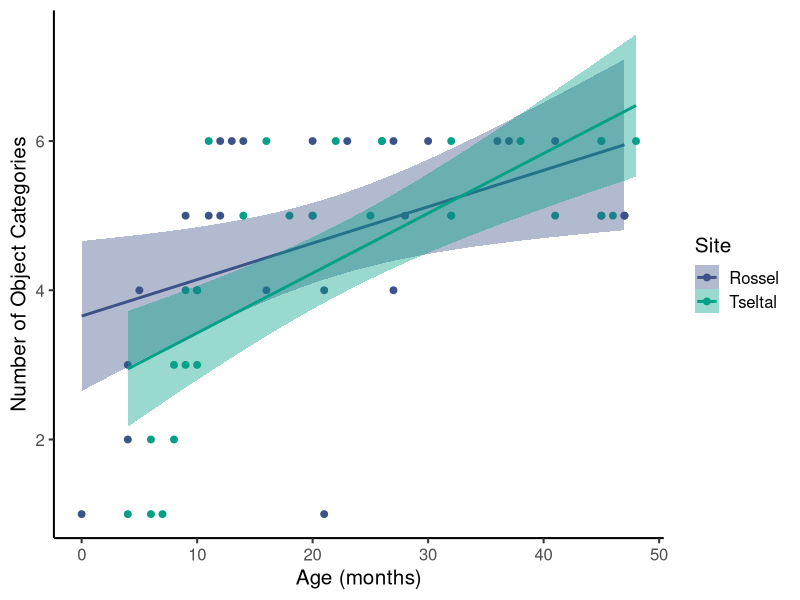
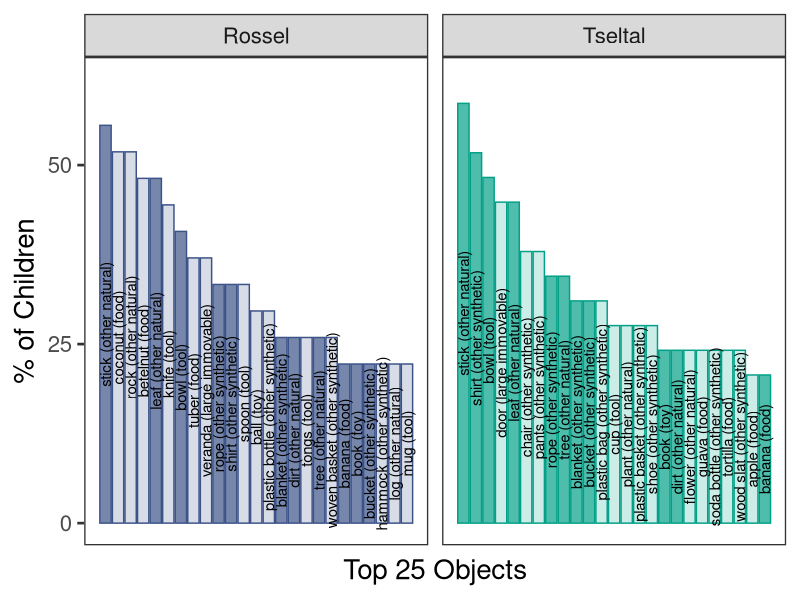
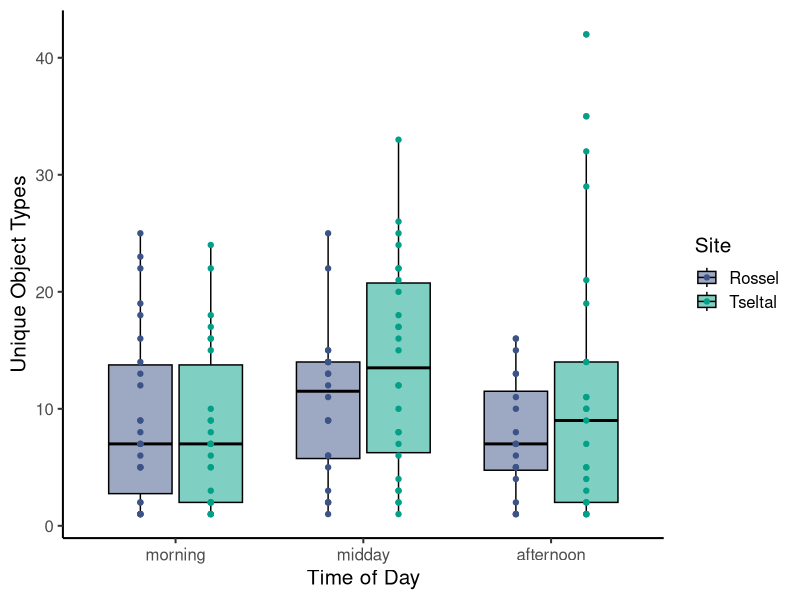
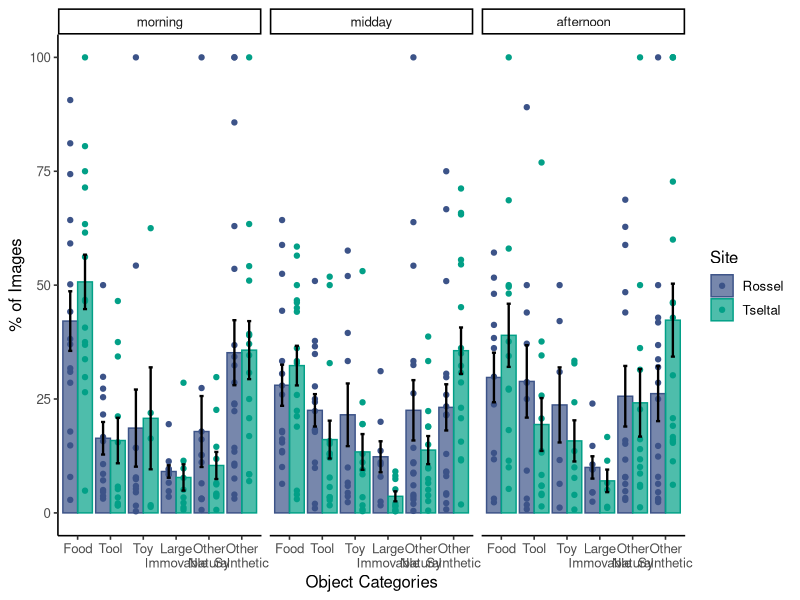
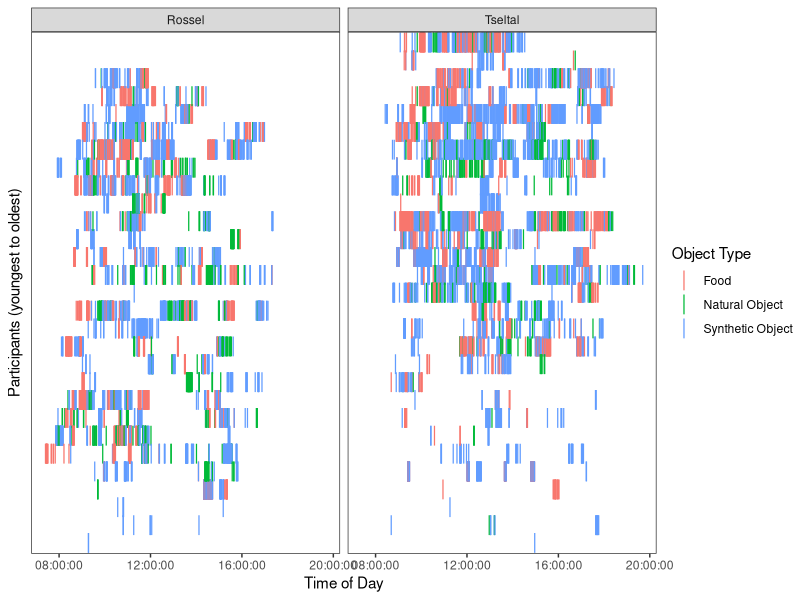
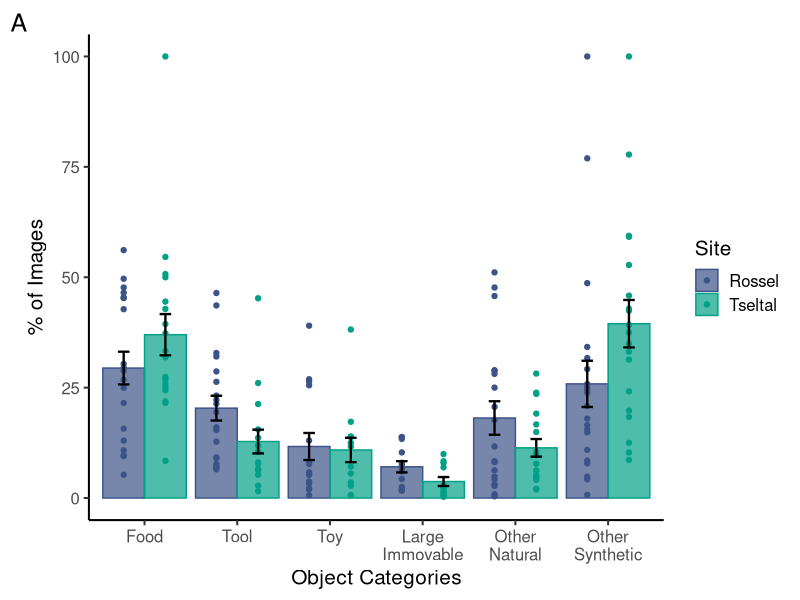
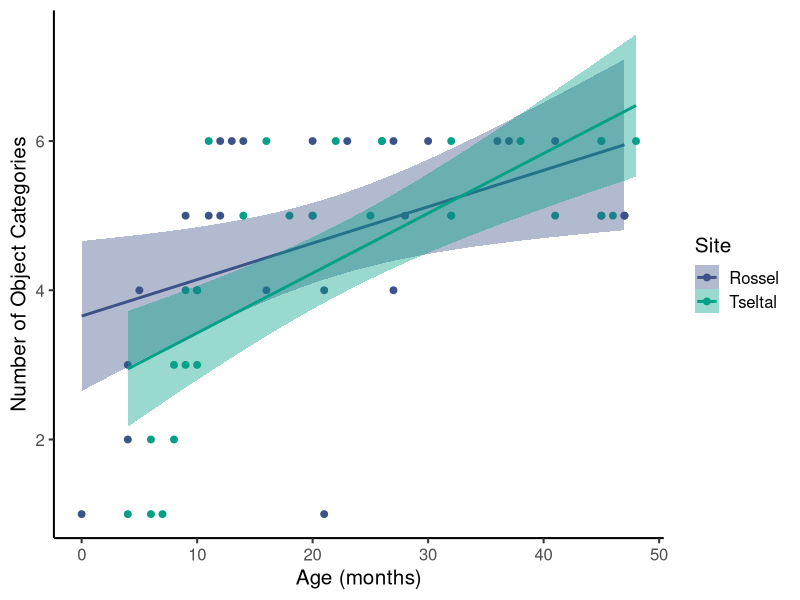
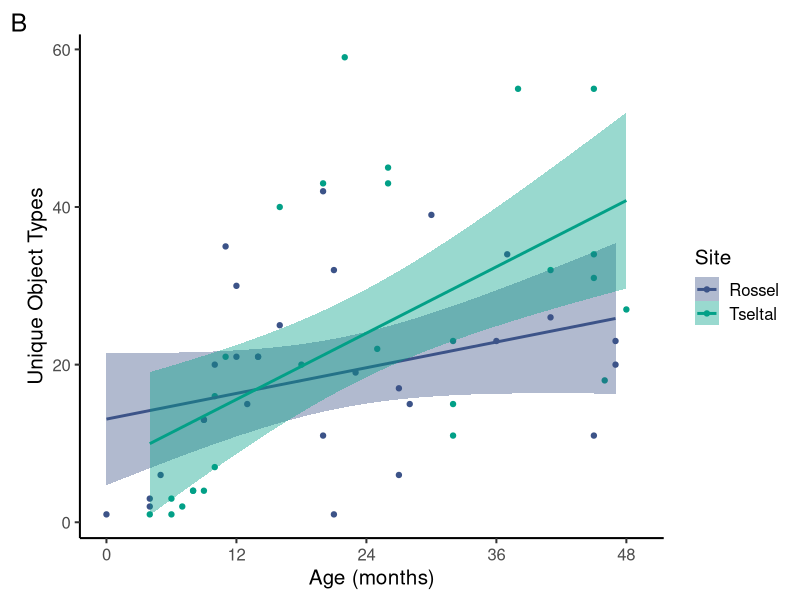

Reproduce these figures in R, in order. (Note: this script raises an error after producing the figures.)
library(tidyverse)
library(ggpubr)
library(lubridate)
library(viridis)

data <- read_csv("../data/usable.data_20220106.csv") %>%
  mutate(object = ifelse(object %in% c("croc shoe", "flip flop", "sneaker", "flat shoe"), 
                         "shoe", object), 
    hour = hour(timestamp), 
    tod = case_when(
      hour < 11 ~ "morning", 
      hour >= 11 & hour <= 13 ~ "midday", 
      hour > 13 ~ "afternoon"), 
    tod = factor(tod, levels = c("morning", "midday", "afternoon")))
site_colors <- c("Rossel" = "#3C5388", 
                 "Tseltal" = "#02A087")

# categories --------------------------------------------------------------
category_counts <- data %>%
  group_by(age, object_type, site) %>%
  summarize(n_category = n()) %>%
  distinct() %>%
  ungroup() %>% 
  group_by(age, site) %>%
  summarize(n_images = sum(n_category), 
            n_category = n_category, 
            prop = n_category/n_images, 
            object_type = object_type) %>%
  distinct() %>%
  mutate(object_type = factor(object_type, 
                              levels = c("Food", "Tool", "Toy", 
                                         "Large Immovable",
                                         "Other Natural Object",
                                        "Other Synthetic Object"),
                              labels = c("Food", "Tool", "Toy", 
                                         "Large\nImmovable",
                                         "Other\nNatural", 
                                         "Other\nSynthetic")))

category_means <- category_counts %>%
  group_by(object_type, site) %>%
  summarize(mean = mean(prop), 
            sd = sd(prop), 
            n = n(), 
            se = sd/sqrt(n))
  
plot1 <- ggplot() +
  geom_bar(data = category_means, 
           mapping  = aes(x = object_type, y = mean*100, color = site, fill = site),
           stat = "identity", 
           position = "dodge", 
           alpha = 0.7) + 
  geom_point(data = category_counts,
             mapping = aes(x = object_type, y = prop*100, color = site, fill = site),
             position = position_dodge(width = 0.9), 
             size = 1.5) +
  geom_errorbar(data = category_means,
                mapping = aes(x = object_type, ymin = (mean - se)*100, ymax = (mean + se)*100, 
                              group = site),
                position = position_dodge(width = 0.9), 
                width = 0.25, size = 0.8, color = "black") +
  scale_color_manual(values = site_colors) +
  scale_fill_manual(values = site_colors) +
  labs(x = "Object Categories", y = "% of Images", 
       color = "Site", fill = "Site", tag = "A") +
  theme_classic(base_size = 15)
ggsave("../figs/category-props.jpg", height = 5, width = 7)
  
unique_categories <- data %>%
  group_by(sub_num) %>%
  summarize(n = length(unique(object_type)), 
            age = age, 
            site = site) %>%
  distinct()

ggplot(unique_categories, aes(x = age, y = n, color = site, fill = site)) +
  geom_point(size = 2) +
  geom_smooth(method = "lm") +
  scale_color_manual(values = site_colors) +
  scale_fill_manual(values = site_colors) +
  labs(x = "Age (months)", y = "Number of Object Categories", 
       color = "Site", fill = "Site") + 
  theme_classic(base_size = 15)
ggsave("../figs/unique-categories.jpg", height = 5, width = 6)

# objects -----------------------------------------------------------------
## proportion of unique objects handled per recording
unique_objects <- data %>%
  group_by(sub_num) %>%
  summarize(n_total = n(),
            n_unique = length(unique(object)), 
            prop = n_unique/n_total,
            age = age, 
            site = site) %>%
  distinct() %>%
  ungroup()

m <- glm(n_unique ~ age + site, data = unique_objects)
summary(m)

unique_objects %>%
  summarize(mean = mean(n_unique), 
            min = min(n_unique), 
            max = max(n_unique))

plot2 <- ggplot(unique_objects, aes(x = age, y = n_unique, color = site, fill = site)) +
  geom_point() +
  geom_smooth(method = "lm") +
  scale_color_manual(values = site_colors) +
  scale_fill_manual(values = site_colors) +
  labs(x = "Age (months)", y = "Unique Object Types", 
       color = "Site", fill = "Site", tag = "B") + 
  scale_x_continuous(limits = c(0, 49), breaks = c(0, 12, 24, 36, 48)) +
  theme_classic(base_size = 15)
ggsave("../figs/unique-objects.jpg", height = 5, width = 6)

# top objects based overlap across kids
top_objects_list <- list()
for (i in unique(data$site)) {
  top_objects <- data %>%
    filter(site == i) %>%
    mutate(total_kids = length(unique(sub_num))) %>%
    group_by(object) %>%
    summarize(n_kids = length(unique(sub_num)), 
              total_kids = total_kids, 
              prop = n_kids/total_kids) %>%
    ungroup() %>%
    distinct() %>%
    arrange(desc(prop)) %>%
    mutate(rank = row_number(), 
           site = i) 
  top_objects_list[[i]] <- top_objects
}
top_objects <- do.call(rbind, top_objects_list)

rossel_objects <- top_objects %>%
  filter(site == "Rossel") %>%
  pull(object)

tseltal_objects <- top_objects %>%
  filter(site == "Tseltal") %>%
  pull(object)

shared_objects <- intersect(rossel_objects, tseltal_objects)

length(shared_objects)/(length(rossel_objects) + length(tseltal_objects) - length(shared_objects))

data %>%
  filter(site == "Rossel") %>%
  group_by(object) %>%
  summarize(n_children = length(unique(sub_num))) 
  
test <- data %>%
  filter(site == "Tseltal") %>%
  mutate(total_kids = length(unique(sub_num))) %>%
  group_by(object) %>%
  summarize(n_kids = length(unique(sub_num)), 
            total_kids = total_kids, 
            prop = n_kids/total_kids) %>%
  ungroup() %>%
  distinct() %>%
  arrange(prop) %>%
  summarize(mean = mean(prop),
            min = min(prop), 
            max = max(prop))

data %>%
  filter(object %in% shared_objects & site == "Rossel") %>%
  group_by(site, object) %>%
  summarize(n = n()) %>%
  arrange(desc(n))

rossel_objects_top25 <- top_objects %>%
  filter(rank <= 25 & site == "Rossel") %>% 
  select(object) %>%
  distinct() %>%
  pull()

tseltal_objects_top25 <- top_objects %>%
  filter(rank <= 25 & site == "Tseltal") %>% 
  select(object) %>%
  distinct() %>%
  pull()

top_category_labels <- data %>%
  filter(object %in% rossel_objects_top25 | object %in% tseltal_objects_top25) %>%
  group_by(object, object_type) %>%
  summarize(n = n()) %>%
  ungroup() %>%
  group_by(object) %>%
  summarize(max = max(n), 
            n = n,
            object_type = object_type) %>%
  filter(n == max) %>%
  select(object, object_type)
  
top_objects <- top_objects %>%
  left_join(top_category_labels, by = "object") %>%
  mutate(both = ifelse(object %in% rossel_objects_top25 & object %in% tseltal_objects_top25, 1, 0), 
         label = paste0(object, " (", tolower(trimws(str_remove(object_type, "Object"))), ")"))

ggplot(filter(top_objects, rank <= 25), 
       aes(x = rank, y = prop*100, color = site, fill = site)) +
  facet_grid(. ~ site) +
  geom_bar(aes(alpha = as.factor(both)), stat = "identity") +
  geom_text(aes(y = prop*100/2, label = label), color = "black", srt = 90, size = 3.8) +
  scale_alpha_manual(values = c(0.2, 0.7)) +
  scale_color_manual(values = site_colors) +
  scale_fill_manual(values = site_colors) +
  labs(x = "Top 25 Objects", y = "% of Children") +
  scale_y_continuous(limits = c(0, 62), breaks = c(0, 25, 50)) + 
  theme_test(base_size = 20) +
  theme(axis.text.x = element_blank(), axis.ticks.x = element_blank(), 
        legend.position = "none")
ggsave("../figs/top-objects.jpg", height = 8, width = 12)

# time of day -------------------------------------------------------------
unique_objects_by_time <- data %>%
  group_by(sub_num, tod) %>%
  summarize(n_total = n(),
            n_unique = length(unique(object)), 
            prop = n_unique/n_total,
            age = age, 
            site = site) %>%
  distinct() %>%
  ungroup()

ggplot(unique_objects_by_time, aes(x = tod, y = n_unique, color = site, fill = site)) +
  geom_boxplot(alpha = 0.5, color = "black") +
  geom_point(position = position_dodge(width = 0.75)) +
  scale_color_manual(values = site_colors) +
  scale_fill_manual(values = site_colors) +
  labs(x = "Time of Day", y = "Unique Object Types", color = "Site", fill = "Site") + 
  theme_classic(base_size = 15)


category_counts_by_time <- data %>%
  group_by(age, object_type, site, tod) %>%
  summarize(n_category = n()) %>%
  distinct() %>%
  ungroup() %>% 
  group_by(age, site, tod) %>%
  summarize(n_images = sum(n_category), 
            n_category = n_category, 
            prop = n_category/n_images, 
            object_type = object_type) %>%
  distinct() %>%
  mutate(object_type = factor(object_type, 
                              levels = c("Food", "Tool", "Toy", 
                                         "Large Immovable",
                                         "Other Natural Object",
                                         "Other Synthetic Object"),
                              labels = c("Food", "Tool", "Toy", 
                                         "Large\nImmovable",
                                         "Other\nNatural", 
                                         "Other\nSynthetic")))

category_means_by_time <- category_counts_by_time %>%
  group_by(object_type, site, tod) %>%
  summarize(mean = mean(prop), 
            sd = sd(prop), 
            n = n(), 
            se = sd/sqrt(n))

ggplot() +
  facet_grid(. ~ tod) +
  geom_bar(data = category_means_by_time, 
           mapping  = aes(x = object_type, y = mean*100, color = site, fill = site),
           stat = "identity", 
           position = "dodge", 
           alpha = 0.7) + 
  geom_point(data = category_counts_by_time,
             mapping = aes(x = object_type, y = prop*100, color = site, fill = site),
             position = position_dodge(width = 0.9), 
             size = 1.5) +
  geom_errorbar(data = category_means_by_time,
                mapping = aes(x = object_type, ymin = (mean - se)*100, ymax = (mean + se)*100, 
                              group = site),
                position = position_dodge(width = 0.9), 
                width = 0.25, size = 0.8, color = "black") +
  scale_color_manual(values = site_colors) +
  scale_fill_manual(values = site_colors) +
  labs(x = "Object Categories", y = "% of Images", 
       color = "Site", fill = "Site") +
  theme_classic(base_size = 12)

ordered_subs <- data %>%
  select(site, age, sub_num) %>%
  distinct() %>%
  arrange(site, age) %>%
  group_by(site) %>%
  mutate(order = row_number()) %>%
  ungroup() %>%
  select(sub_num, order)

data %>%
  left_join(ordered_subs, by = c("sub_num")) %>%
  mutate(object_type = ifelse(object_type %in% c("Food", "Other Natural Object"), 
                              str_remove(object_type, "Other "), "Synthetic Object")) %>%
  ggplot(aes(x = timestamp, y = as.factor(order), 
             color = object_type)) +
  facet_wrap(. ~ site) +
  geom_point(shape = "|", size = 5) + 
  labs(x = "Time of Day", y = "Participants (youngest to oldest)", 
       color = "Object Type") +
  theme_test() +
  theme(axis.text.y = element_blank(), axis.ticks.y = element_blank()) 
ggsave("figs/category-time-distribution.jpg", width = 10, height = 8)


category_colors <- c("Food" = "#440154FF",
                     "Toy" = "#414487FF",
                     "Tool" = "#2A788EFF", 
                     "Natural" = "#22A884FF", 
                     "Synthetic" = "#7AD151FF", 
                     "Immovable" = "#FDE725FF")

for (i in 1:29) {
  for (j in c("Rossel", "Tseltal")) {
    data %>%
      left_join(ordered_subs, by = c("sub_num")) %>%
      filter(order == i & site == j) %>%
      mutate(object_type = trimws(str_remove_all(object_type, "Object|Other|Large")), 
             object_type = factor(object_type, 
                                  levels = c("Food", "Toy", "Tool", 
                                             "Natural", "Synthetic", "Immovable"))) %>%
      ggplot(aes(x = timestamp, y = NA, color = object_type)) +
      facet_grid(object_type ~ ., switch = "y", drop = FALSE) +
      geom_point(shape = "|", size = 10) +
      labs(x = "Time of Day") +
      scale_x_time(limits = hms("08:00:00", "20:00:00"),
                   breaks = hms("08:00:00", "12:00:00", "16:00:00", "20:00:00")) +
      scale_color_manual(values = category_colors) +
      theme_test() +
      theme(axis.text.y = element_blank(), axis.ticks.y = element_blank(), 
            axis.title.y = element_blank(), legend.position = "none", 
            aspect.ratio = 0.1, strip.text = element_text(size = 5))
    
    sub_num <- data %>%
      left_join(ordered_subs, by = c("sub_num")) %>%
      filter(order == i & site == j) %>%
      pull(sub_num) %>%
      unique()
    
    ggsave(paste0("../figs/TOD-cat-dist/", j, "-", sub_num, ".jpg"), width = 4, height = 4)
  }
}
